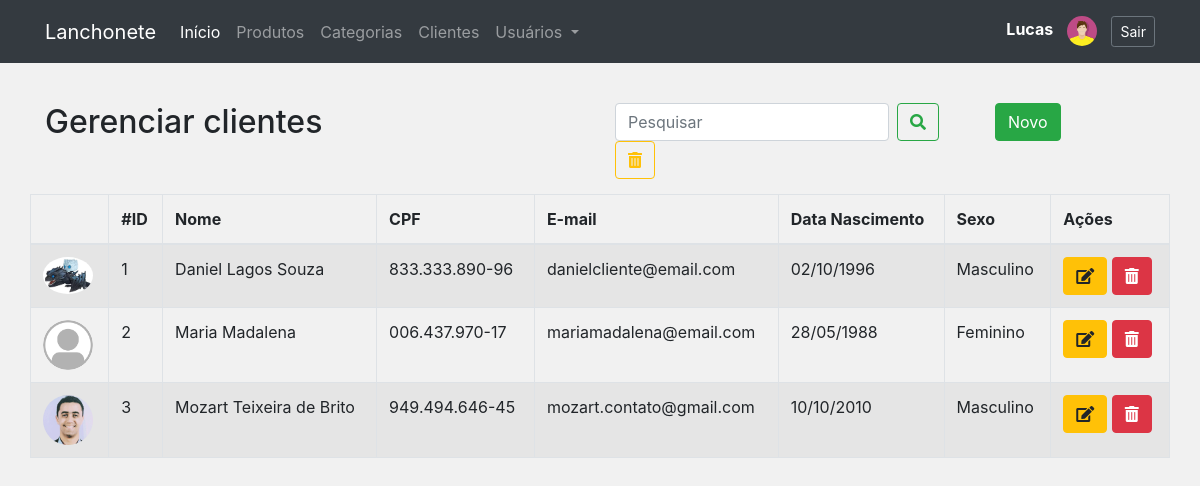
Screenshot of /clientes.php (signed in) with the database file from the repository.
### tables this page shows
CREATE TABLE `clientes` (
  `id` int NOT NULL AUTO_INCREMENT,
  `nome` varchar(100) NOT NULL,
  `cpf` varchar(14) DEFAULT NULL,
  `dt_nascimento` date DEFAULT NULL,
  `sexo` enum('Masculino','Feminino','Não informado') DEFAULT 'Não informado',
  `email` varchar(150) NOT NULL,
  `senha` char(32) DEFAULT NULL,
  `celular` varchar(20) DEFAULT NULL,
  `cep` varchar(14) DEFAULT NULL,
  `logradouro` varchar(255) DEFAULT NULL,
  `numero` varchar(20) DEFAULT NULL,
  `complemento` varchar(255) DEFAULT NULL,
  `bairro` varchar(255) DEFAULT NULL,
  `cidade` varchar(150) DEFAULT NULL,
  `estado` char(2) DEFAULT NULL,
  `imagem` varchar(255) DEFAULT NULL,
  PRIMARY KEY (`id`)
);

### classes/Conexao.php (called while the page is built, shortened)
<?php
class Conexao
{
	private $host;
	private $user;
	private $password;
	public function __construct() {
		$this->host = 'mysql:host=localhost;dbname=lanchonete_api';
		$this->user = 'root';
		$this->password = 'root';
	}
    public function conectar() {
    	try {
			$conn = new PDO(
							$this->host,
							$this->user,
							$this->password
						);
			return $conn;
		} catch (PDOException $e) {
			echo 'Erro na conexao. Erro reportado: ' . $e->getMessage();
			exit;
		}
    }
}

### classes/ClienteDAO.php (called while the page is built, shortened)
<?php
require_once 'Model.php';
class ClienteDAO extends Model
{
    public function __construct()
    {
        $this->class = 'Cliente';
        $this->tabela = 'clientes';
    }
    public function listar($pesquisa = '')
    {
    	if($pesquisa != '') {
    		$sql = "SELECT * FROM {$this->tabela}
    				WHERE nome LIKE '%{$pesquisa}%'
    					OR email LIKE '%{$pesquisa}%'
    					OR cpf LIKE '%{$pesquisa}%'";
    	} else {
    		$sql = "SELECT * FROM {$this->tabela}";
    	}
    	$stmt = $this->db->prepare($sql);
    	$stmt->setFetchMode(PDO::FETCH_CLASS, $this->class);
    	$stmt->execute();
    	return $stmt->fetchAll();
    }
}

### classes/Model.php (called while the page is built, shortened)
<?php
require 'Conexao.php';
class Model
{
	public function __construct()
	{
		$conexao = new Conexao();
		$this->db = $conexao->conectar();
	}
}

### classes/Cliente.php (called while the page is built, shortened)
<?php
class Cliente
{
	private $id;
	private $nome;
	private $cpf;
	private $dt_nascimento;
	private $sexo;
	private $email;
	private $imagem;
    public function getId()
    {
        return $this->id;
    }
    public function getNome()
    {
        return $this->nome;
    }
    public function getCpf()
    {
        return $this->cpf;
    }
    public function getDtNascimento()
    {
        if($this->dt_nascimento != '') {
            $data = explode('-', $this->dt_nascimento);
            $nova_data = $data[2] .'/'.$data[1] . '/' . $data[0];
            return $nova_data;
        }
        return '';
    }
    public function getSexo()
    {
        return $this->sexo;
    }
    public function getEmail()
    {
        return $this->email;
    }
    public function getImagem()
    {
        return $this->imagem;
    }
}

### clientes.php (the view, shortened to what this page needs)
<?php include './layout/header.php'; ?>
<?php include './layout/menu.php'; ?>
<?php
require 'classes/Cliente.php';
require 'classes/ClienteDAO.php';
$clienteDAO = new ClienteDAO();
if(isset($_GET['pesquisa']) && $_GET['pesquisa'] != '') {
	$clientes = $clienteDAO->listar($_GET['pesquisa']);
} else {
	$clientes = $clienteDAO->listar();
}
?>
<div class="row" style="margin-top:40px">
	<div class="col-6">
		<h2>Gerenciar clientes</h2>
	</div>
	<div class="col-4">
	<form class="form-inline my-2 my-lg-0">
      <input class="form-control mr-sm-2" name="pesquisa" type="search" placeholder="Pesquisar" aria-label="Pesquisar" value="<?= (isset($_GET['pesquisa']) ? $_GET['pesquisa'] : '') ?>">
      <button class="btn btn-outline-success my-2 my-sm-0" type="submit">
      	<i class="fas fa-search"></i>
      </button>
      <a href="./clientes.php" class="btn btn-outline-warning my-2 my-sm-0">
      	<i class="fas fa-trash-alt"></i>
      </a>
    </form>
	</div>
	<div class="col-2">
		<a href="form_cliente.php" class="btn btn-success">Novo</a>
	</div>
</div>
<div class="row">
	<table class="table table-hover table-bordered table-striped table-responsive-lg">
		<thead>
			<tr>
				<th></th>
				<th>#ID</th>
				<th>Nome</th>
				<th>CPF</th>
				<th>E-mail</th>
				<th>Data Nascimento</th>
				<th>Sexo</th>
				<th>Ações</th>
			</tr>
		</thead>
		<tbody>
			<?php foreach($clientes as $cliente){
			?>
			<tr>
				<td>
					<img src="/assets/img/clientes/<?= ($cliente->getImagem() != '' && file_exists('assets/img/clientes/'. $cliente->getImagem()) ? $cliente->getImagem() : 'usuario.png') ?>" alt="" class="rounded-circle" width="50">
				</td>
				<td><?= $cliente->getId() ?></td>
				<td><?= $cliente->getNome() ?></td>
				<td><?= $cliente->getCpf() ?></td>
				<td><?= $cliente->getEmail() ?></td>
				<td><?= $cliente->getDtNascimento() ?></td>
				<td><?= $cliente->getSexo() ?></td>
				<td>
					<a href="form_cliente.php?id=<?= $cliente->getId() ?>" class="btn btn-warning">
						<i class="fas fa-edit"></i>
					</a>
					<a href="controle_cliente.php?acao=deletar&id=<?= $cliente->getId() ?>" onclick="return confirm('Deseja realmente excluir?')" class="btn btn-danger">
						<i class="fas fa-trash-alt"></i>
					</a>
				</td>
			</tr>
			<?php } ?>
		</tbody>
	</table>
</div>
<?php include './layout/footer.php'; ?>

### assets/css/estilo.css (style rules this page uses)
body { background: #f1f1f1; }
.row { margin-bottom: 15px; }

### assets/css/all.css (style rules this page uses)
.fa, .fas, .far, .fal, .fad, .fab { -moz-osx-font-smoothing: grayscale; -webkit-font-smoothing: antialiased; display: inline-block; font-style: normal; font-variant: normal; text-rendering: auto; line-height: 1; }
.fa-edit:before { content: "\f044"; }
.fa-search:before { content: "\f002"; }
.fa-trash-alt:before { content: "\f2ed"; }
.fa, .fas { font-family: 'Font Awesome 5 Free'; font-weight: 900; }

### rows the page displays
clientes: imagem (picture), id "1", nome "Daniel Lagos Souza", cpf "833.333.890-96", email "danielcliente@email.com", dt_nascimento "02/10/1996", sexo "Masculino"
clientes: id "2", nome "Maria Madalena", cpf "006.437.970-17", email "mariamadalena@email.com", dt_nascimento "28/05/1988", sexo "Feminino"
clientes: imagem (picture), id "3", nome "Mozart Teixeira de Brito", cpf "949.494.646-45", email "mozart.contato@gmail.com", dt_nascimento "10/10/2010", sexo "Masculino"

### other values shown
$_SESSION['nome'] "Lucas"
